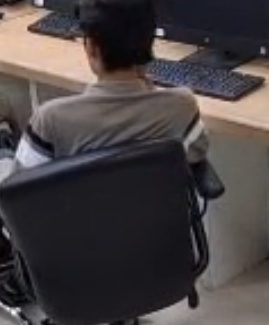
#> input picture reid/data/galleries/Aagam/body_crop_000.jpg, 269 x 325 px
$ python -i face_embedder.py   (imports and definitions only)
#> lines starting #> are read from the running program, lines starting #| are printed output that depends on the picture
#> further down, picture is the input picture: shape (325, 269, 3); mean B, G, R 67.3, 66.5, 72.5
"""
reid/face_embedder.py
---------------------
Local Face Feature Extractor for enrollment and identity confirmation.

Used ONLY for:
  1. Enrollment phase: match face photos to video observations.
  2. Fallback signal: when a face is clearly visible later in the video.

Does NOT depend on continuous face visibility.
No cloud APIs.

Strategy:
  - OpenCV Haar Cascade or DNN SSD for face detection (local).
  - Lightweight face embedding: resize-to-64x64 BGR flattened + LBP histogram
    (a simple but effective local descriptor for face verification).
  - L2-normalized 128+256 = 384-dimensional vector.

This intentionally stays simple. The primary identity signal is body Re-ID (MobileNetV3+HSV).
"""

import cv2
import numpy as np
import logging
import os
from typing import Optional, Tuple


# [9 lines left out: function _safe_imread, not called in this run]


logger = logging.getLogger(__name__)


def _compute_lbp_histogram(gray: np.ndarray, num_points: int = 8, radius: int = 1) -> np.ndarray:
    """
    Compute a simplified LBP (Local Binary Pattern) histogram.
    Divides the image into a 4x4 grid and computes a 64-bin histogram per cell.
    Returns a 4*4*64 = 1024-dim vector, then we trim to 256 for efficiency.
    """
    h, w = gray.shape
    num_bins = 256
    # 2x2 grid
    grid_h, grid_w = h // 2, w // 2
    hist_all = []
    for r in range(2):
        for c in range(2):
            cell = gray[r * grid_h:(r + 1) * grid_h, c * grid_w:(c + 1) * grid_w]
            # Simple pixel-comparison LBP approximation
            lbp_cell = np.zeros_like(cell, dtype=np.uint8)
            center = cell[1:-1, 1:-1]
            # 8-neighbor comparison
            neighbors = [
                cell[:-2, :-2], cell[:-2, 1:-1], cell[:-2, 2:],
                cell[1:-1, :-2],                  cell[1:-1, 2:],
                cell[2:, :-2],   cell[2:, 1:-1],  cell[2:, 2:],
            ]
            code = np.zeros(center.shape, dtype=np.uint8)
            for bit, nb in enumerate(neighbors):
                code += (nb >= center).astype(np.uint8) * (1 << bit)
            lbp_cell[1:-1, 1:-1] = code
            hist, _ = np.histogram(lbp_cell.ravel(), bins=num_bins, range=(0, 255))
            hist_all.append(hist.astype(np.float32))
    combined = np.concatenate(hist_all)
    return combined


class FaceEmbedder:
    """
    Local face feature extractor.
    Uses Haar cascade for face detection + a compact face descriptor.
    Produces a 384-dimensional L2-normalized vector per face.
    """

    def __init__(self):
        # Try OpenCV Haar cascade for face detection
        cascade_path = cv2.data.haarcascades + "haarcascade_frontalface_default.xml"
        if not os.path.exists(cascade_path):
            cascade_path = "haarcascade_frontalface_default.xml"

        self.face_cascade = None
        if os.path.exists(cascade_path):
            self.face_cascade = cv2.CascadeClassifier(cascade_path)
            logger.info("FaceEmbedder: Loaded Haar cascade from %s", cascade_path)
        else:
            logger.warning("FaceEmbedder: No Haar cascade found. Face detection will use full-image fallback.")

        self.face_size = (64, 64)
        self._dim = 128 + 256  # pixel features + LBP histogram
        logger.info("FaceEmbedder: embedding_dim=%d", self._dim)

    @property
    def embedding_dim(self) -> int:
        return self._dim

    def detect_faces(self, image: np.ndarray) -> list:
        """
        Detect faces in a BGR image.
        Returns list of (x, y, w, h) face bounding boxes sorted by area descending.
        """
        if image is None or image.size == 0:
            return []

        gray = cv2.cvtColor(image, cv2.COLOR_BGR2GRAY)
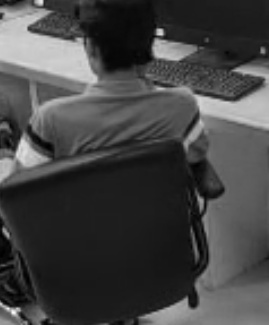
#> gray: shape (325, 269); min 1, max 252, mean 68.4
        if self.face_cascade is not None and not self.face_cascade.empty():
            try:
                faces = self.face_cascade.detectMultiScale(
                    gray,
                    scaleFactor=1.1,
                    minNeighbors=5,
                    minSize=(30, 30),
                    flags=cv2.CASCADE_SCALE_IMAGE,
                )
#> faces = ()
                if len(faces) > 0:
                    # Sort by area descending
                    faces = sorted(faces, key=lambda f: f[2] * f[3], reverse=True)
                    return faces
            except Exception as e:
                logger.debug("Face detection failed: %s", e)
        return []

    def extract_from_image(self, image: np.ndarray) -> Optional[np.ndarray]:
        """
        Detect face in a full image (e.g. enrollment photo) and extract embedding.
        Falls back to using the full image resized if no face is detected.
        Returns L2-normalized float32 embedding of shape (384,) or None.
        """
        if image is None or image.size == 0:
            return None

        faces = self.detect_faces(image)
#> faces = []
        if faces and len(faces) > 0:
            x, y, w, h = faces[0]
            # Add small margin
            margin = int(0.15 * max(w, h))
            x = max(0, x - margin)
            y = max(0, y - margin)
            x2 = min(image.shape[1], x + w + 2 * margin)
            y2 = min(image.shape[0], y + h + 2 * margin)
            face_crop = image[y:y2, x:x2]
        else:
            # No face found — use full image (photo might already be a face crop)
            face_crop = image

        return self._embed_face_crop(face_crop)

    # [30 lines left out: function extract_from_person_crop, not called in this run]

    def _embed_face_crop(self, face_crop: np.ndarray) -> Optional[np.ndarray]:
        """
        Compute embedding from a face crop BGR image.
        """
        if face_crop is None or face_crop.size == 0 or face_crop.shape[0] < 8 or face_crop.shape[1] < 8:
            return None

        try:
            # Resize to standard face size
            face_resized = cv2.resize(face_crop, self.face_size)
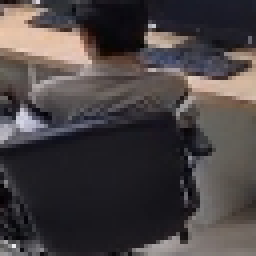
#> face_resized: shape (64, 64, 3) (shown 4 times larger); mean B, G, R 67.1, 66.4, 72.4

            # Component 1: Downsampled pixel features (equalized grayscale)
            gray = cv2.cvtColor(face_resized, cv2.COLOR_BGR2GRAY)
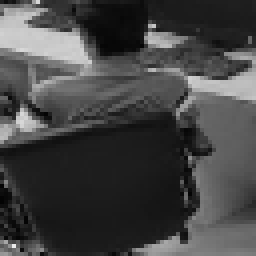
#> gray: shape (64, 64) (shown 4 times larger); min 3, max 234, mean 68.3
            gray_eq = cv2.equalizeHist(gray)
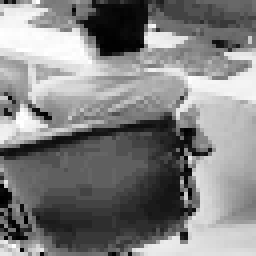
#> gray_eq: shape (64, 64) (shown 4 times larger); min 0, max 255, mean 129.5
            # Resize to 8x8 = 64 values, then pad to 128
            small = cv2.resize(gray_eq, (8, 8)).flatten().astype(np.float32) / 255.0
#> small = 64 values, max 0.988 at index 9, min 0.00784 at index 11, mean 0.501
            # Duplicate with slight shift to get 128 features
            pixel_feat = np.concatenate([small, small])  # 128-dim
#> pixel_feat = 128 values, max 0.988 at index 9, min 0.00784 at index 11, mean 0.501

            # Component 2: LBP histogram over 2x2 grid = 4 * 64 = 256-dim
            lbp_feat = _compute_lbp_histogram(gray_eq)  # 4 * 64 = 256 dim
#> after the loop in _compute_lbp_histogram, `for r in range(2):`:
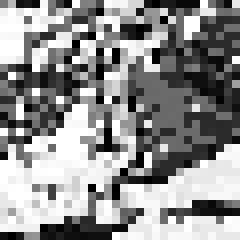
#> code: shape (30, 30) (shown 8 times larger); min 0, max 255, mean 143.7
#> after the loop in _compute_lbp_histogram, `for r in range(2):`:
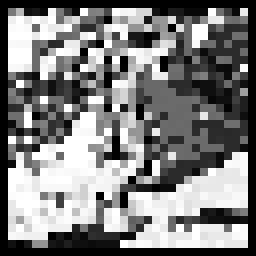
#> lbp_cell: shape (32, 32) (shown 8 times larger); min 0, max 255, mean 126.3
#> after the loop in _compute_lbp_histogram, `for r in range(2):`: hist_all = 4 items
#> in _compute_lbp_histogram, `combined = np.concatenate(hist_all)`: combined = 1024 values, max 269 at index 767, min 0 at index 5, mean 4
#> lbp_feat has the same summary as combined in _compute_lbp_histogram
            norm_l = np.linalg.norm(lbp_feat)
#> norm_l = 480.5
            if norm_l > 1e-6:
                lbp_feat = lbp_feat / norm_l
#> lbp_feat = 1024 values, max 0.56 at index 767, min 0 at index 5, mean 0.00833

            combined = np.concatenate([pixel_feat, lbp_feat]).astype(np.float32)
#> combined = 1152 values, max 0.988 at index 9, min 0 at index 133, mean 0.0631
            norm = np.linalg.norm(combined)
#> norm = 6.54
            if norm > 1e-6:
                combined = combined / norm
#> combined = 1152 values, max 0.151 at index 9, min 0 at index 133, mean 0.00965
            return combined

        except Exception as e:
            logger.debug("Face embedding failed: %s", e)
            return None

    # [8 lines left out: function similarity, not called in this run]

>>> import cv2
>>> picture = cv2.imread('data/galleries/Aagam/body_crop_000.jpg')
>>> result = FaceEmbedder().extract_from_image(picture)
#> result has the same summary as combined in _embed_face_crop

$ run again, on reid/data/galleries/Aagam/body_crop_001.jpg
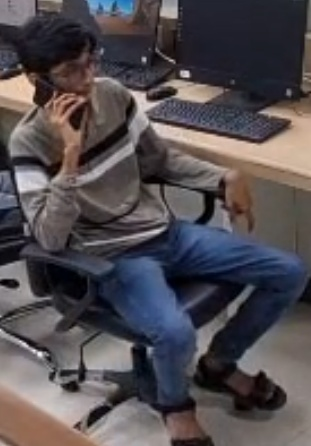
#> input picture reid/data/galleries/Aagam/body_crop_001.jpg, 311 x 446 px
#> picture is the input picture: shape (446, 311, 3); mean B, G, R 81.2, 77.2, 82.6
#> in detect_faces, `faces = self.face_cascade.detectMultiScale( gray, scaleFactor=1.1, min..`: faces = ()
#> in extract_from_image, `faces = self.detect_faces(image)`: faces = []
#> in _embed_face_crop, `gray_eq = cv2.equalizeHist(gray)`:
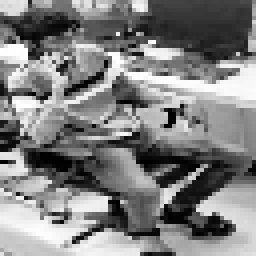
#> gray_eq: shape (64, 64) (shown 4 times larger); min 0, max 255, mean 128.3
#> small = 64 values, max 0.996 at index 8, min 0.0627 at index 45, mean 0.52
#> pixel_feat = 128 values, max 0.996 at index 8, min 0.0627 at index 45, mean 0.52
#> after the loop in _compute_lbp_histogram, `for r in range(2):`:
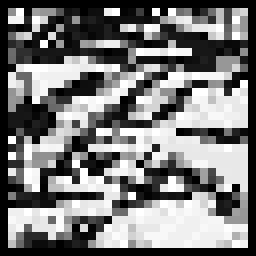
#> lbp_cell: shape (32, 32) (shown 8 times larger); min 0, max 255, mean 121.6
#> after the loop in _compute_lbp_histogram, `for r in range(2):`: hist_all = 4 items
#> in _compute_lbp_histogram, `combined = np.concatenate(hist_all)`: combined = 1024 values, max 173 at index 0, min 0 at index 20, mean 4
#> in _embed_face_crop, `lbp_feat = _compute_lbp_histogram(gray_eq)`: lbp_feat has the same summary as combined in _compute_lbp_histogram
#> norm_l = 413.1
#> in _embed_face_crop, `lbp_feat = lbp_feat / norm_l`: lbp_feat = 1024 values, max 0.419 at index 0, min 0 at index 20, mean 0.00968
#> in _embed_face_crop, `combined = np.concatenate([pixel_feat, lbp_feat]).astype(np.float32)`: combined = 1152 values, max 0.996 at index 8, min 0 at index 148, mean 0.0664
#> norm = 6.65
#> in _embed_face_crop, `combined = combined / norm`: combined = 1152 values, max 0.15 at index 8, min 0 at index 148, mean 0.00998
#> result has the same summary as combined in _embed_face_crop
